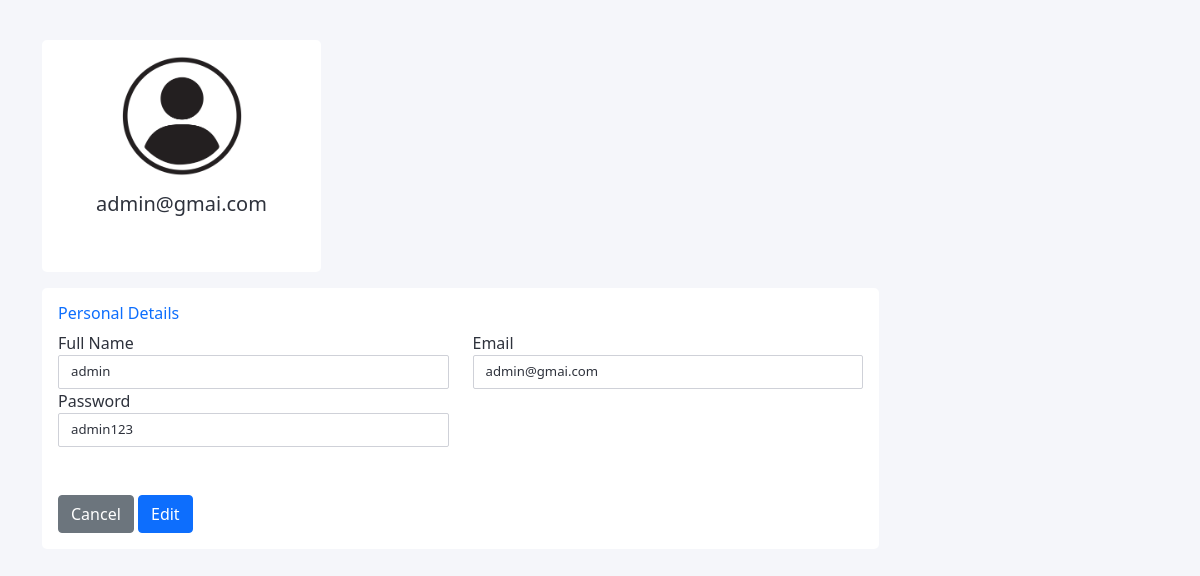
The app's page /adminedit.php (signed in) with its own data.
### tables this page shows
CREATE TABLE `adminreg` (
  `id` int(50) NOT NULL,
  `name` varchar(50) NOT NULL,
  `email` varchar(50) NOT NULL,
  `password` varchar(50) NOT NULL
);

### adminedit.php (the view, shortened to what this page needs)
<?php
include 'connection.php';
?>
<!doctype html>
<html lang="en">
  <head>
    <link href="https://cdn.jsdelivr.net/npm/bootstrap@5.0.2/dist/css/bootstrap.min.css" rel="stylesheet">
  </head>
  <body>
  <div class="container">
<div class="row gutters">
	<form method="post">
<div class="col-xl-3 col-lg-3 col-md-12 col-sm-12 col-12">
<div class="card h-100">
	<div class="card-body">
		<div class="account-settings">
			<div class="user-profile">
				<div class="user-avatar">
					<img src="image/icon.jpg" alt="Maxwell Admin" style="width: 200px; height: 120px;">
				</div>
				<h5 class="user-email"><?php echo $_SESSION['email']; ?></h5>
			</div>
		</div>
	</div>
</div>
</div>
<div class="col-xl-9 col-lg-9 col-md-12 col-sm-12 col-12">
<div class="card h-100">
	<div class="card-body">
	<?php
if(isset($_SESSION['id'])) {
    $id = $_SESSION['id'];
    $register = "SELECT * FROM adminreg WHERE id = $id";
    $register_run = mysqli_query($conn, $register);
    if(mysqli_num_rows($register_run) > 0) {
?>
		<div class="row gutters">
			<div class="col-xl-12 col-lg-12 col-md-12 col-sm-12 col-12">
				<h6 class="mb-2 text-primary">Personal Details</h6>
			</div>
			<?php
                         while($reg_row = mysqli_fetch_array($register_run))
                         {
                             ?>
			<div class="col-xl-6 col-lg-6 col-md-6 col-sm-6 col-12">
				<div class="form-group">
					<label for="fullName">Full Name</label>
					<input type="text" class="form-control" value="<?php echo $reg_row['name']; ?>" id="fullName" name="name" placeholder="Enter full name">
				</div>
			</div>
			<div class="col-xl-6 col-lg-6 col-md-6 col-sm-6 col-12">
				<div class="form-group">
					<label for="eMail">Email</label>
					<input type="email" class="form-control" id="eMail" value="<?php echo $reg_row['email']; ?>" name="email" placeholder="Enter email ID">
				</div>
			</div>
			<div class="col-xl-6 col-lg-6 col-md-6 col-sm-6 col-12">
				<div class="form-group">
					<label for="website">Password</label>
					<input type="url" class="form-control" id="website" value="<?php echo $reg_row['password']; ?>" name="password" placeholder="Password">
				</div>
			</div>
			<?php } ?>
		</div>
		<?php
	                     }
                          }
                          else
                          {
                              echo "No Record Found";
                          }
                          ?>
		<div class="row gutters">
			<div class="col-xl-12 col-lg-12 col-md-12 col-sm-12 col-12 mt-5">
				<div class="text-right">
                    <a href="dash.php" class="btn btn-secondary"  type="button">Cancel</a>
                    <a href="adminprofile.php" class="btn btn-primary" name="up-btn" type="button">Edit</a>
				</div>
			</div>
		</div>
	</div>
</div>
</div>
</form>
</div>
</div>
  </body>
</html>

### adminedit.php (style rules this page uses)
body { margin: 0; padding-top: 40px; color: #2e323c; background: #f5f6fa; position: relative; height: 100%; }
.account-settings .user-profile { margin: 0 0 1rem 0; padding-bottom: 1rem; text-align: center; }
.account-settings .user-profile .user-avatar { margin: 0 0 1rem 0; }
.account-settings .user-profile .user-avatar img { width: 90px; height: 90px; -webkit-border-radius: 100px; -moz-border-radius: 100px; border-radius: 100px; }
.form-control { border: 1px solid #cfd1d8; -webkit-border-radius: 2px; -moz-border-radius: 2px; border-radius: 2px; font-size: .825rem; background: #ffffff; color: #2e323c; }
.card { background: #ffffff; -webkit-border-radius: 5px; -moz-border-radius: 5px; border-radius: 5px; border: 0; margin-bottom: 1rem; }

### records on screen
adminreg: name "admin", email "admin@gmai.com", password "admin123"

### other values on screen
$_SESSION['email'] "admin@gmai.com"
